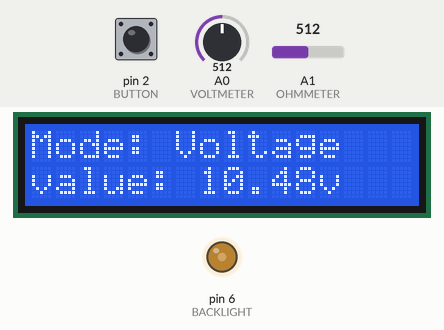
Simulated run of this sketch. Board: Arduino Uno, built with avr-gcc and run on an emulated ATmega328P. Parts: 16×2 character LCD, output pins drawn as LEDs (lit = HIGH). The inputs (shaded band) are chosen by the test bench; at power-on: A0 (VOLTMETER) = 512, pin 2 (BUTTON) LOW, A1 (OHMMETER) = 512.

Above: at 1.2 s.
1.3 s: A0 (VOLTMETER) set to 306
At 1.9 s:
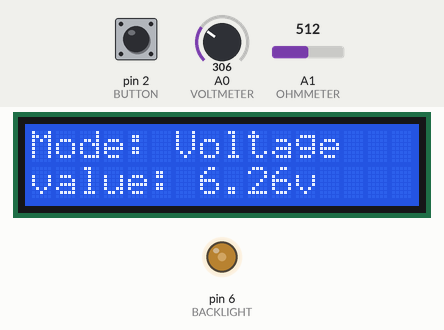
4.3 s: pin 2 (BUTTON) pulled HIGH for 0.3 s
At 5.7 s:
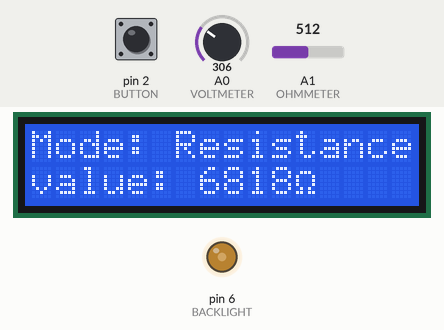
6.1 s: pin 2 (BUTTON) pulled HIGH for 1 s
At 7.0 s:
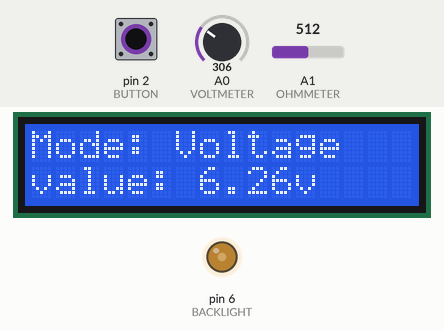
8.6 s: A0 (VOLTMETER) set to 122
At 9.9 s:
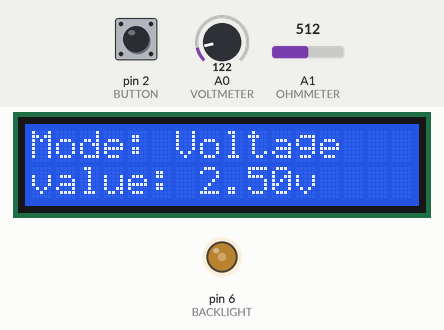
10.2 s: A0 (VOLTMETER) set to 0
At 11.4 s:
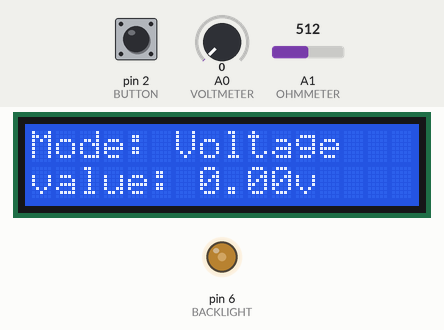
11.8 s: pin 2 (BUTTON) pulled HIGH for 3.2 s
At 12.7 s:
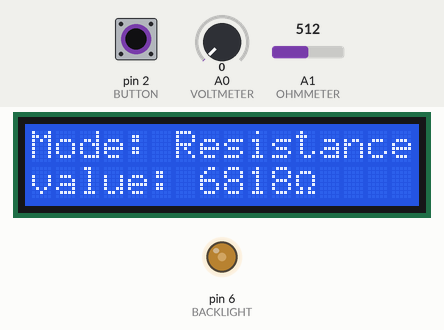
Timing chart, 0 to 14.8 s (numbered marks = the images above; inputs shaded):
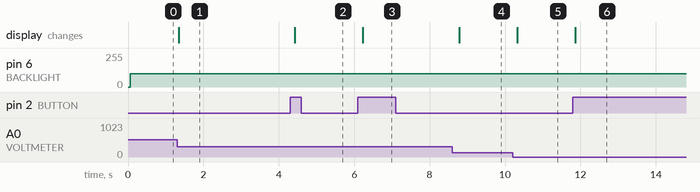

The sketch:

digital_multimeter.ino
```cpp
#include "LiquidCrystal.h"

#define VR1 4700
#define VR2 15000

#define RR2 15000

#define VOLTMETER A0
#define OHMMETER A1
#define BUTTON 2

#define BACKLIGHT 6

#define MODE_VOLT 0
#define MODE_RES_1K 1

int mode = MODE_VOLT;
LiquidCrystal lcd(8, 9, 10, 11, 12, 13);

byte ohm[8] = {
		0b00000,
		0b01110,
		0b10001,
		0b10001,
		0b10001,
		0b01010,
		0b11011,
		0b00000,
};

double calculateVoltage()
{
	double vout, vin, ratio;
	vout = 5 * analogRead(VOLTMETER) / (double)1024;

	ratio = VR1 / (double)(VR1 + VR2);
	vin = vout / ratio;

	return vin;
}

long calculateResistance()
{
	double vout, numerator, denominator;

	vout = 5 * analogRead(OHMMETER) / (double)1024;

	numerator = vout * RR2;
	denominator = 8 - vout;

	if (analogRead(OHMMETER) > 1000)
		return -1;
	else
		return numerator / denominator;
}

void switchMode()
{
	mode = (mode + 1) % 2;
}

void setup()
{
	pinMode(VOLTMETER, INPUT);
	pinMode(OHMMETER, INPUT);

	lcd.begin(16, 2);
	lcd.createChar(0, ohm);

	attachInterrupt(digitalPinToInterrupt(BUTTON), switchMode, RISING);
}

void loop()
{
	analogWrite(BACKLIGHT, 100);

	lcd.clear();
	lcd.setCursor(0, 0);
	lcd.print("Mode:");

	lcd.setCursor(0, 2);
	lcd.print("value:");
	if (mode == MODE_RES_1K)
	{
		lcd.setCursor(6, 0);
		lcd.print("Resistance");
		lcd.setCursor(7, 2);
		int resistance = calculateResistance();
		if (resistance == -1)
			lcd.print("OL");
		else
		{
			lcd.print(resistance);
			lcd.write(byte(0));
		}
	}
	else if (mode == MODE_VOLT)
	{
		lcd.setCursor(6, 0);
		lcd.print("Voltage");
		lcd.setCursor(7, 2);
		lcd.print(calculateVoltage());
		lcd.print("v");
	}
	delay(250);
}
```

Measured:
- after the input at 1.3 s, the display: changes after 0.05 s (image 1)
- after the input at 4.3 s, the display: changes after 0.13 s (image 2)
- after the input at 6.1 s, the display: changes after 0.12 s (image 3)
- after the input at 8.6 s, the display: changes after 0.19 s (image 4)
- after the input at 10.2 s, the display: changes after 0.12 s (image 5)
- after the input at 11.8 s, the display: changes after 0.06 s (image 6)
